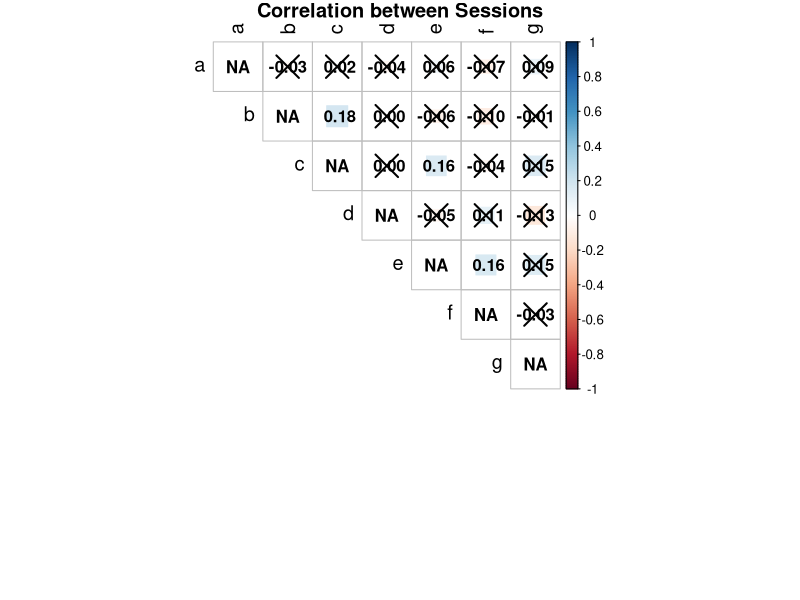
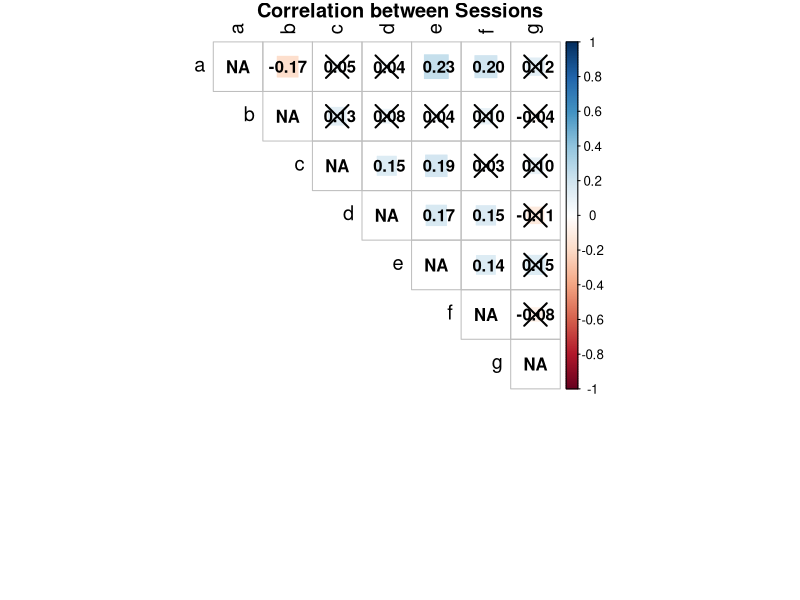
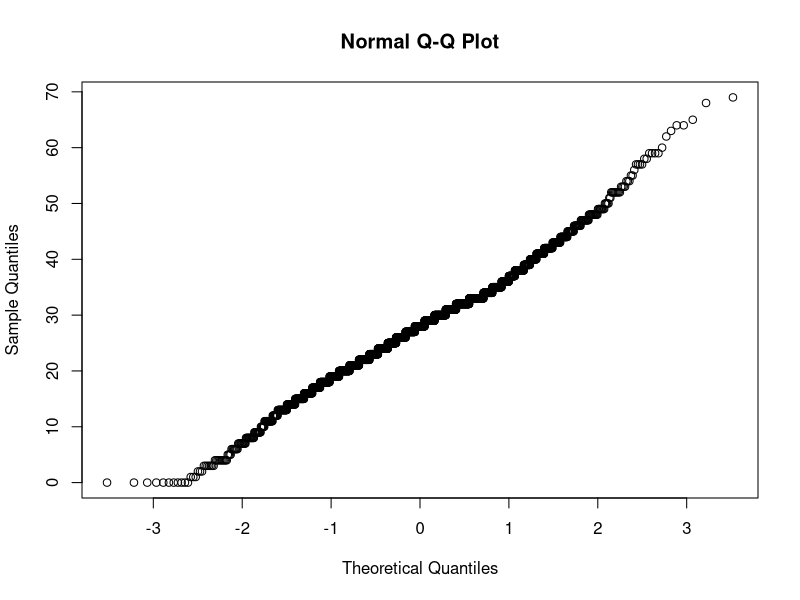
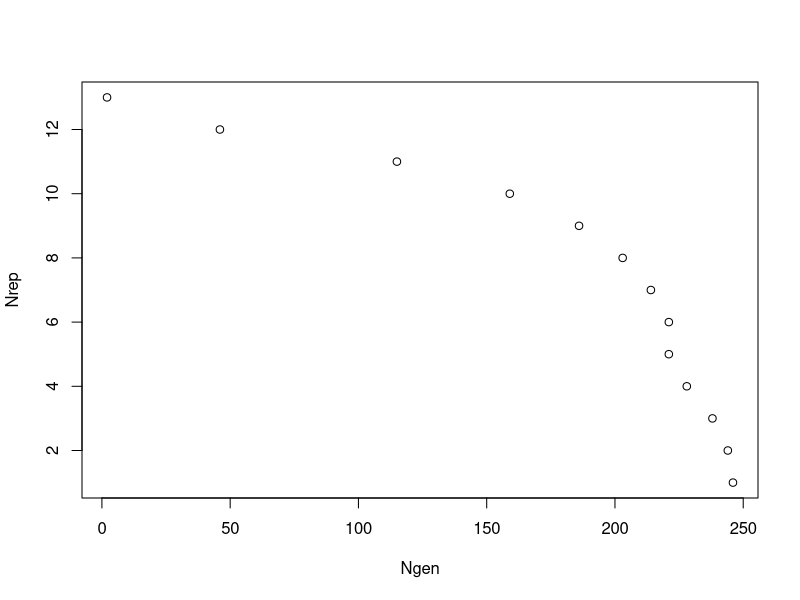
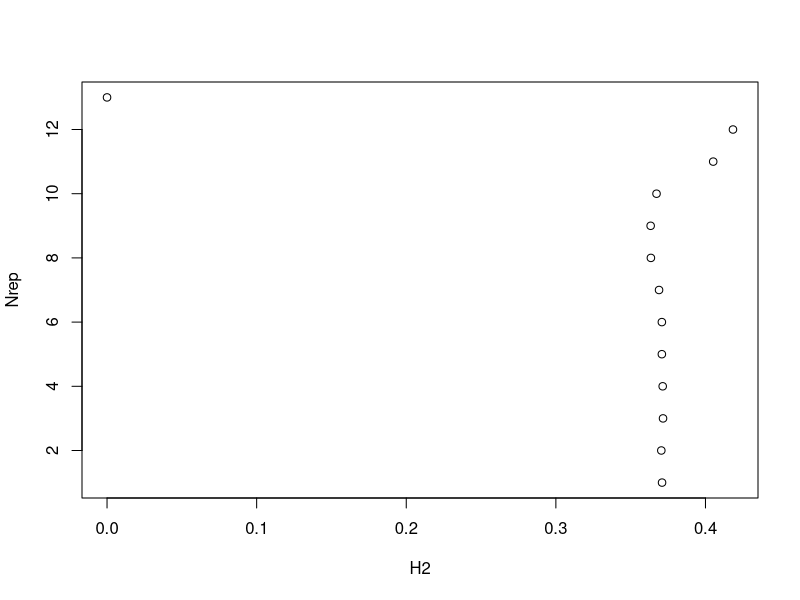
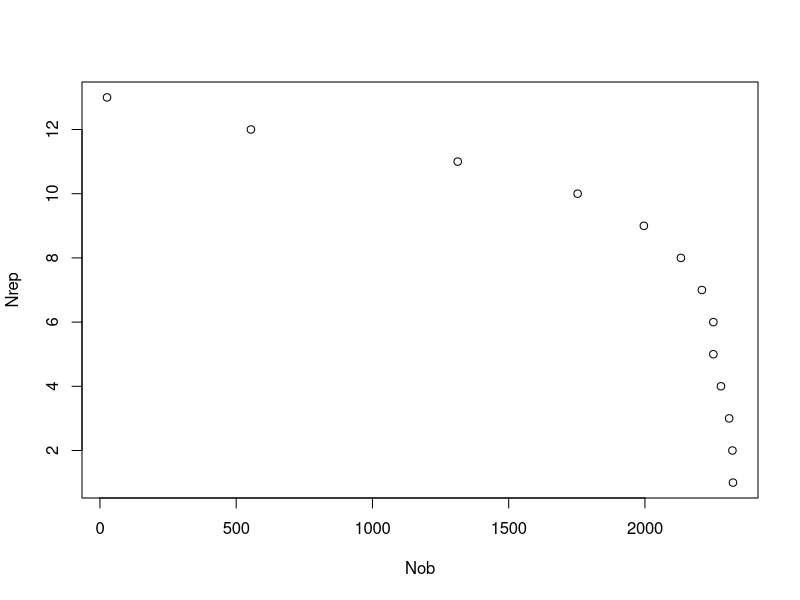
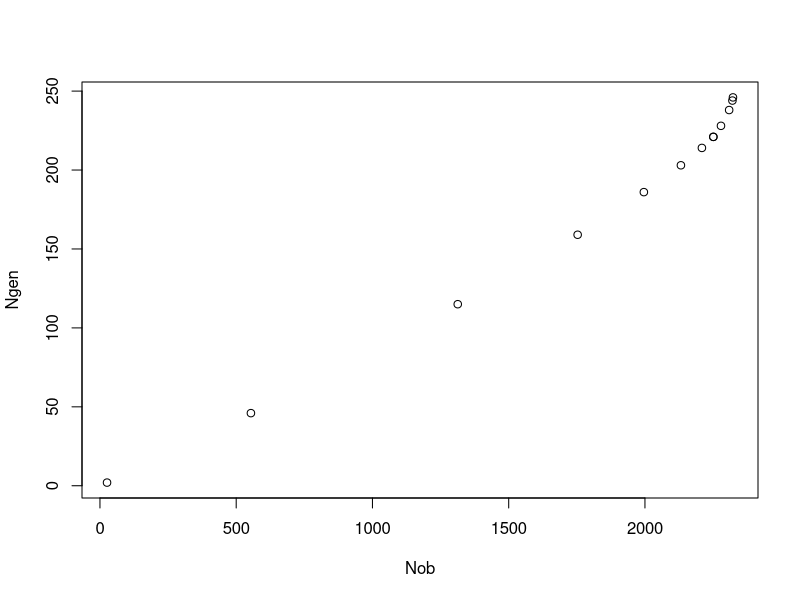
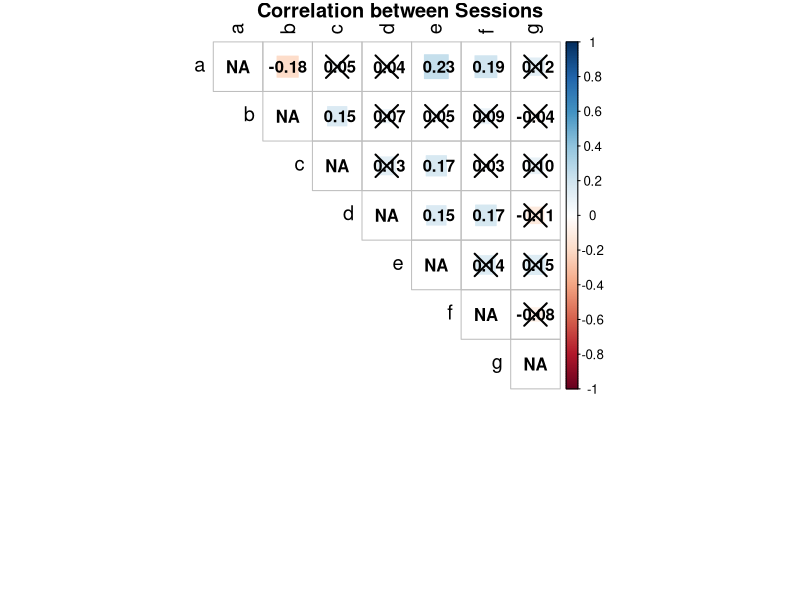

Reproduce these figures in R, in order.
## ---- chunk 1
suppressPackageStartupMessages(library("tidyverse"))
suppressPackageStartupMessages(library("lme4"))
suppressPackageStartupMessages(library("Hmisc"))
suppressPackageStartupMessages(library("corrplot"))
## ---- chunk 2
#| echo: false

# Define the function
analyse_output <- function(data) {
  
  # Fit the model with a fixed formula
  mod_h2 <- lme4::lmer(larvae_total_number ~ (1 | genotype) + (1 | session), data = data)
  
  # Get the variance components
  estimates <- as.data.frame(VarCorr(mod_h2))
  
  # Extract the relevant variance components
  genetic_variance <- estimates$vcov[1]
  residual_variance <- estimates$vcov[3]  # Adjust based on the placement of residual variance
  
  # Get the number of levels for the 'session' random effect
  nbE <- nlevels(data$session)
  
  # Calculate heritability (h2)
  h2 <- genetic_variance / (genetic_variance + (residual_variance / nbE))
  

  nlvl<-nlevels(data$genotype)
  
  nnotation<-nrow(data)
  # Return a list with heritability and variance components
  result <- list(
    heritability = h2,
    number_of_genotypes = nlvl,
    number_of_notation = nnotation)
  
  return(result)
  
  

}
# Define the function to process data and generate correlation plots
analyse_data_correlation <- function(data, group_cols, value_col, save_plot = FALSE, plot_filename = "correlation_plot.png") {
  
  # Step 1: Summarize duplicates by calculating the mean of the specified value column
  data_summarized <- data %>%
    group_by(across(all_of(group_cols))) %>%  # Group by the relevant columns (e.g., genotype, session)
    summarise(
      mean_value = mean(!!sym(value_col), na.rm = TRUE), # Calculate the mean for the specified value column
      .groups = "drop" # Remove grouping after summarizing
    )
  
  # Step 2: Pivot the summarized dataset to widen the data (one column per unique value in 'session' or other categorical column)
  data_wide <- data_summarized %>%
    pivot_wider(
      names_from = group_cols[2],              # Use the second column in 'group_cols' to create new columns (e.g., session)
      values_from = mean_value                  # Fill new columns with the calculated mean values
    ) %>%
    select(-group_cols[1])  # Remove the first grouping column (e.g., genotype)
  
  # Step 3: Compute the correlation matrix between the session columns
  
  # Compute correlation coefficients and p-values using rcorr
  rest <- rcorr(as.matrix(data_wide), type = "pearson")
  
  # Create the correlation matrix for plotting
  M2 <- rest$r
  diag(M2) <- NA  # Set the diagonal of the correlation matrix to NA
  
  # Step 4: Generate the correlation plot
  corr_plot <- corrplot(M2,
                        title = 'Correlation between Sessions',
                        na.label = "NA",
                        type = "upper",
                        method = "square",
                        p.mat = rest$P,
                        sig.level = 0.05,
                        tl.cex = 1.2,
                        tl.srt = 90,
                        tl.col = "black",
                        addCoef.col = "black",
                        mar = c(10, 0, 1, 0))
  
  # If save_plot is TRUE, save the plot as an image
  if (save_plot) {
    # Save the plot as a PNG file (or any other format you prefer)
    ggsave(plot_filename, plot = corr_plot, width = 8, height = 6)
    cat("Plot saved as", plot_filename, "\n")
  }
  
  # Return the correlation plot
  return(corr_plot)
}
## ---- chunk 3
data250pisum_00 <- read.csv("../../../../../01.data/2023_screen_specifics_251genotypes/01.acyrthosiphon_pisum_P123amp_on_faba_collection/acyrthospipon_pisum_fecundity_on_faba_collection.csv", stringsAsFactors = FALSE, sep = ",") %>%  mutate(genotype = as.factor(genotype)) %>% mutate(session = as.factor(session)) 
analyse_output(data = data250pisum_00)
## ---- chunk 4
data250pisum_01 <- data250pisum_00 %>% filter(!is.na(larvae_total_number))
data250pisum_01$genotype <- droplevels(data250pisum_01$genotype)
analyse_output(data = data250pisum_01)
# Call the function to generate and display the correlation plot
analyse_data_correlation(data250pisum_01, 
                         group_cols = c("genotype", "session"), 
                         value_col = "larvae_total_number")

## ---- chunk 5

data250pisum_02<- data250pisum_01 %>% filter(adult_alive != "0") #remove if no adult
data250pisum_02$genotype <- droplevels(data250pisum_02$genotype)
analyse_output(data = data250pisum_02)
# Call the function to generate and display the correlation plot
analyse_data_correlation(data250pisum_02, 
                         group_cols = c("genotype", "session"), 
                         value_col = "larvae_total_number")
qqnorm(data250pisum_02$larvae_total_number)
## ---- chunk 6
dfb <- data.frame(Column1 = character(), Column2 = character(), Column3 = character())

for (i in 1:13) {
  data <- data250pisum_02 %>%
    group_by(genotype) %>%           # Group by genotype
    filter(n() >= i) %>%             # Keep only groups with i or more repetitions
    ungroup() 
  data$genotype <- droplevels(data$genotype)
  nlvl<-nlevels(data$genotype)
  
  
  # Fit the model with a fixed formula
  mod_h2 <- lmer(larvae_total_number ~ (1 | genotype) + (1 | session), data = data)
  
  # Get the variance components
  estimates <- as.data.frame(VarCorr(mod_h2))
  
  # Extract the relevant variance components
  genetic_variance <- estimates$vcov[1]
  residual_variance <- estimates$vcov[3]  # Adjust based on the placement of residual variance
  
  # Get the number of levels for the 'session' random effect
  nbE <- nlevels(data$session)
  
  # Calculate heritability (h2)
  h2 <- genetic_variance / (genetic_variance + (residual_variance / nbE))
  
  nnotation<-nrow(data)
  
  df <- data.frame(Nrep = i, Ngen = nlvl, H2 = h2, Nob = nnotation)
  dfb<-rbind(df, dfb)
}
plot(Nrep~Ngen, data =dfb)

plot(Nrep~H2, data =dfb)

plot(Nrep~Nob, data = dfb)
plot(Ngen~Nob, data = dfb)


## ---- chunk 7

data250pisum_04 <- data250pisum_02 %>%
  group_by(genotype) %>%           # Group by genotype
  filter(n() >= 6) %>%             # Keep only groups with 7 or more repetitions
  ungroup()  
data250pisum_04$genotype <- droplevels(data250pisum_04$genotype)
analyse_output(data = data250pisum_04)
# Call the function to generate and display the correlation plot
analyse_data_correlation(data250pisum_04, 
                         group_cols = c("genotype", "session"), 
                         value_col = "larvae_total_number")
qqnorm(data250pisum_04$larvae_total_number)
